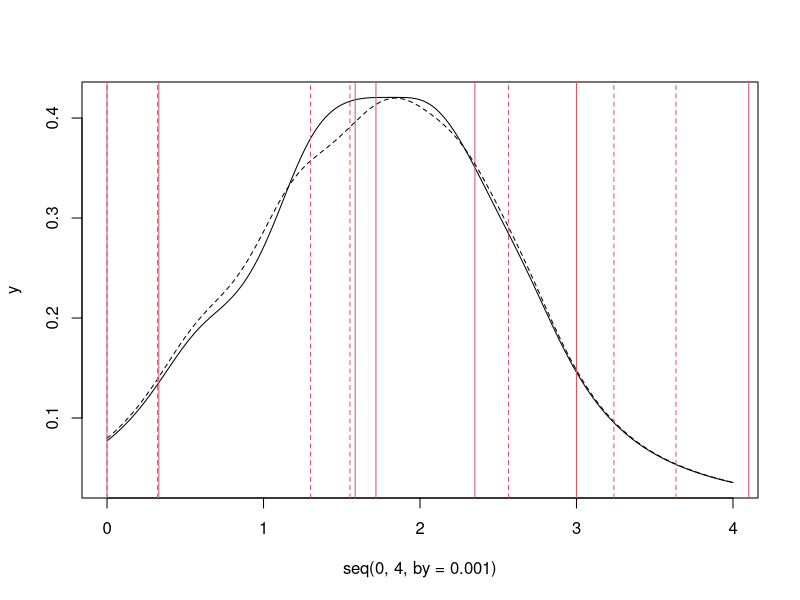

Write R code to recreate this figure.
library('igraph')

# Make graph
g <- graph.empty(directed=F)
g <- g + vertices(seq(10))
g <- g + edges(c(1,2,1,3,1,4,1,5,1,6,1,7,2,3,3,4,4,5,5,6,6,7,3,8,7,8,8,9,9,10))
#tkplot(g)

# Get adjacency matrix and build lap matrix
adj <- as.matrix(get.adjacency(g))
lap <- - adj
for(i in seq(length(adj[,1]))) lap[i,i] <- lap[i,i] + degree(g, V(g)[i])
# Get 'defined' frequencies
eigva <- round(sort(eigen(lap)$values),5)
freq <- sqrt(abs(eigva))

# Make graph
g2 <- graph.empty(directed=F)
g2 <- g2 + vertices(seq(10))
g2 <- g2 + edges(c(1,2,1,3,1,4,1,5,1,6,1,7,2,3,3,4,4,5,5,6,6,7,4,8,5,8,8,9,9,10))
#tkplot(g2)

# Get adjacency matrix and build lap matrix
adj2 <- as.matrix(get.adjacency(g2))
lap2 <- - adj2
for(i in seq(length(adj2[,1]))) lap2[i,i] <- lap2[i,i] + degree(g2, V(g2)[i])
# Get 'defined' frequencies
eigva2 <- round(sort(eigen(lap2)$values),5)
freq2 <- sqrt(abs(eigva2))

# HWHM parameter
gamma <- 0.4450034

# SpectralDensity function
specDens = function(omega, omegadef, gamma) {
  k <- 0
  for(i in 2:length(omegadef)) k = k + (gamma / ((omega - omegadef[i])^2 + gamma^2))
  return(k)
}
# Normalization constant
sdK = function(omegadef, gamma) {
  return(integrate(specDens, lower=0, upper=Inf, omegadef=omegadef, gamma=gamma, stop.on.error = FALSE)$value)
}
# Normalized spectral density (rho[omega])
rhoO = function(omega, omegadef, gamma, k) {
  return(specDens(omega, omegadef, gamma) / k)
}

# Spectral plot
k <- sdK(freq, gamma)
y <- c()
for(x in seq(0,4,by=0.001)) y <- append(y, rhoO(x, freq, gamma, k))
plot(seq(0,4,by=0.001), y, type='l'); abline(v=eigva, col=2)
k2 <- sdK(freq2, gamma)
y2 <- c()
for(x in seq(0,4,by=0.001)) y2 <- append(y2, rhoO(x, freq2, gamma, k2))
lines(seq(0,4,by=0.001), y2, type='l', lty=2); abline(v=eigva2, col=2, lty=2)

#IM distance
sdDiffSq = function(omega, omegadef1, k1, omegadef2, k2, gamma) {
  return((rhoO(omega, omegadef1, gamma, k1) - rhoO(omega, omegadef2, gamma, k2))**2)
}
dIM <- sqrt(integrate(sdDiffSq, lower=0, upper=Inf, omegadef1=freq, k1=k, omegadef2=freq2, k2=k2, gamma=gamma)$value)

calcHammingDist = function(g.one, g.two) {
  # Calculates the Hamming (edit) distance between two graphs
  # The two graphs MUST HAVE the same nodes
  #
  # Args:
  # g.one: first graph
  # g.two: second graph
  #
  # Returns:
  # The Hamming distance H(g.one,g.two)

  # Get edges
  adj.one <- get.adjacency(g.one)
  adj.two <- get.adjacency(g.two)

  d <- sum(abs(adj.one - adj.two))
  # Normalize distance
  max.v <- max(length(adj.one[,1]), length(adj.two[,1]))
  d <- d / (max.v * (max.v - 1))

  # Return distance
  return(d)
}
dH <- calcHammingDist(g, g2)

eta <- 1

dHIM <- (1/sqrt(1+eta)) * sqrt(dH**2 + eta * dIM**2)